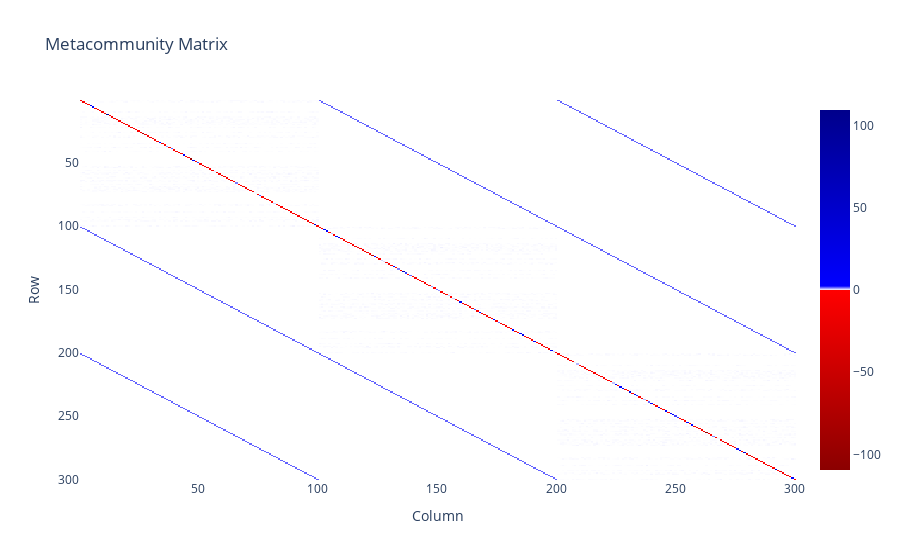

The notebook cell saved with this chart:
### Markdown cell above
## Function to set the Jacobian matrix J

$$ J=D*A+G$$

__D__ is a diagonal matrix with the approximation of population equilibria of all the species in the systems  $D= \hat{N_i}^*$ 

__A__ is the interaction matrix, effects of species _j_ on species _i_

__G__ is the dispersal matrix with entries describing the dispersal of species between local communities

### Code cell
def Compute_J(A, Nstar, m_ij):
    """
    This is Stone version of the J metacommunity matrix
    """
    #Assemble G matrix (dispersal)
    G = np.zeros_like(A)
    np.fill_diagonal(G, -1 / Nstar * (m_ij @ Nstar))
    G += m_ij
    
    #Assemble D matrix containing the N_i* for all the species in the system
    D = np.diag(Nstar)
    
    #Assemble Stability Matrix like Roberts and Stone
    S=D@A
    #Assemble Jacobian
    J= S +G
    
    return J

#Example of usage
#parameters
L=3
S=100
C=0.7
sigma= 0.02
Pc=0
Pm=1
Pe=0
s= 1

m=3
r=np.ones(S*L)

matrix_para = {'S':S, 'C':C, 'sigma':sigma, 'Pm':Pm, 'Pc':Pc, 'Pe':Pe,'s':s}

A=meta_A(L,S,matrix_para)
m_ij=get_mij(L,S,m)

Nhatstar=find_feasible_equilibrium(A,r,m,m_ij)
Nhatstar = replace_negative_values_with_ones(Nhatstar)
#Nstar = simulate_glv_system(glv_system, Nhatstar, r, A, m, m_ij, tmax=10)
Nstar=steady_fsol(glv_system1, Nhatstar, r, A, m, m_ij)

J=Compute_J(A,Nstar,m_ij)
plot_matrix(J,title="Metacommunity Matrix", use_meta=True)

### Figure 1 — Plotly figure (JSON) as saved in the notebook; plotly's stock layout.template omitted (floating-point values rounded to 4 significant figures; data arrays with more than 128 entries replaced by an {"elided": "..."} marker saying what was removed)
{"data": [{"colorscale": [[0, "darkred"], [0.4999, "red"], [0.5, "white"], [0.5111, "blue"], [1, "darkblue"]], "type": "heatmap", "x": {"elided": "300 int values"}, "y": {"elided": "300 int values"}, "z": {"elided": "300x300 float values"}, "zmid": 0}], "layout": {"title": {"text": "Metacommunity Matrix"}, "xaxis": {"title": {"text": "Column"}}, "yaxis": {"autorange": "reversed", "title": {"text": "Row"}}}}
